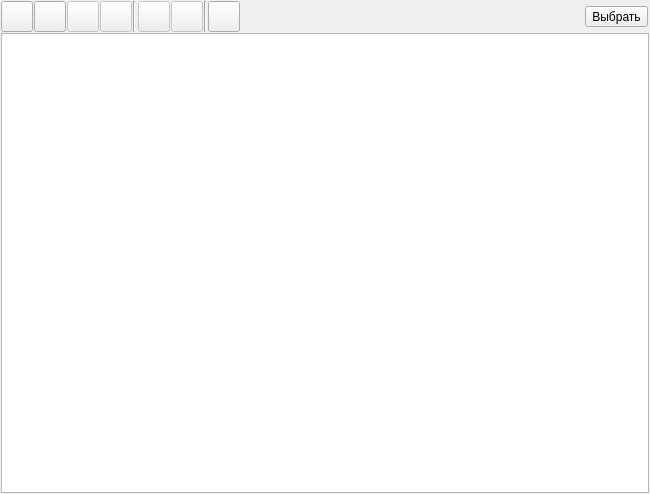
<?xml version="1.0" encoding="UTF-8"?>
<ui version="4.0">
 <class>FormNewsGroups</class>
 <widget class="QDialog" name="FormNewsGroups">
  <property name="geometry">
   <rect>
    <x>0</x>
    <y>0</y>
    <width>650</width>
    <height>494</height>
   </rect>
  </property>
  <property name="windowTitle">
   <string>Категории новостей</string>
  </property>
  <layout class="QGridLayout" name="gridLayout">
   <property name="leftMargin">
    <number>1</number>
   </property>
   <property name="topMargin">
    <number>1</number>
   </property>
   <property name="rightMargin">
    <number>1</number>
   </property>
   <property name="bottomMargin">
    <number>1</number>
   </property>
   <property name="spacing">
    <number>1</number>
   </property>
   <item row="0" column="0">
    <widget class="QToolButton" name="toolButtonAddGroup">
     <property name="enabled">
      <bool>true</bool>
     </property>
     <property name="sizePolicy">
      <sizepolicy hsizetype="Preferred" vsizetype="Preferred">
       <horstretch>0</horstretch>
       <verstretch>0</verstretch>
      </sizepolicy>
     </property>
     <property name="minimumSize">
      <size>
       <width>0</width>
       <height>0</height>
      </size>
     </property>
     <property name="text">
      <string/>
     </property>
     <property name="icon">
      <iconset resource="../res.qrc">
       <normaloff>:/32/icons/32x32/add.png</normaloff>:/32/icons/32x32/add.png</iconset>
     </property>
     <property name="iconSize">
      <size>
       <width>24</width>
       <height>24</height>
      </size>
     </property>
     <property name="toolButtonStyle">
      <enum>Qt::ToolButtonIconOnly</enum>
     </property>
    </widget>
   </item>
   <item row="3" column="0" colspan="13">
    <widget class="QTreeView" name="treeViewGroupsNews"/>
   </item>
   <item row="0" column="3">
    <widget class="QToolButton" name="toolButtonDeleteGroup">
     <property name="enabled">
      <bool>false</bool>
     </property>
     <property name="sizePolicy">
      <sizepolicy hsizetype="Preferred" vsizetype="Preferred">
       <horstretch>0</horstretch>
       <verstretch>0</verstretch>
      </sizepolicy>
     </property>
     <property name="minimumSize">
      <size>
       <width>0</width>
       <height>0</height>
      </size>
     </property>
     <property name="text">
      <string/>
     </property>
     <property name="icon">
      <iconset resource="../res.qrc">
       <normaloff>:/32/icons/32x32/delete.png</normaloff>:/32/icons/32x32/delete.png</iconset>
     </property>
     <property name="iconSize">
      <size>
       <width>24</width>
       <height>24</height>
      </size>
     </property>
    </widget>
   </item>
   <item row="0" column="2">
    <widget class="QToolButton" name="toolButtonEditGroup">
     <property name="enabled">
      <bool>false</bool>
     </property>
     <property name="sizePolicy">
      <sizepolicy hsizetype="Preferred" vsizetype="Preferred">
       <horstretch>0</horstretch>
       <verstretch>0</verstretch>
      </sizepolicy>
     </property>
     <property name="minimumSize">
      <size>
       <width>0</width>
       <height>0</height>
      </size>
     </property>
     <property name="text">
      <string/>
     </property>
     <property name="icon">
      <iconset resource="../res.qrc">
       <normaloff>:/32/icons/32x32/edit.png</normaloff>:/32/icons/32x32/edit.png</iconset>
     </property>
     <property name="iconSize">
      <size>
       <width>24</width>
       <height>24</height>
      </size>
     </property>
    </widget>
   </item>
   <item row="0" column="11">
    <widget class="QToolButton" name="toolButtonSelect">
     <property name="minimumSize">
      <size>
       <width>0</width>
       <height>0</height>
      </size>
     </property>
     <property name="text">
      <string>Выбрать</string>
     </property>
     <property name="icon">
      <iconset resource="../res.qrc">
       <normaloff>:/64/icons/64x64/select.png</normaloff>:/64/icons/64x64/select.png</iconset>
     </property>
     <property name="iconSize">
      <size>
       <width>24</width>
       <height>24</height>
      </size>
     </property>
     <property name="toolButtonStyle">
      <enum>Qt::ToolButtonTextBesideIcon</enum>
     </property>
    </widget>
   </item>
   <item row="0" column="6">
    <widget class="QToolButton" name="toolButtonMoveUp">
     <property name="enabled">
      <bool>false</bool>
     </property>
     <property name="sizePolicy">
      <sizepolicy hsizetype="Preferred" vsizetype="Preferred">
       <horstretch>0</horstretch>
       <verstretch>0</verstretch>
      </sizepolicy>
     </property>
     <property name="toolTip">
      <string>Порядок сортировки - выше</string>
     </property>
     <property name="text">
      <string/>
     </property>
     <property name="icon">
      <iconset resource="../res.qrc">
       <normaloff>:/32/icons/32x32/up.png</normaloff>:/32/icons/32x32/up.png</iconset>
     </property>
     <property name="iconSize">
      <size>
       <width>24</width>
       <height>24</height>
      </size>
     </property>
    </widget>
   </item>
   <item row="0" column="9">
    <widget class="QToolButton" name="toolButtonRefresh">
     <property name="sizePolicy">
      <sizepolicy hsizetype="Preferred" vsizetype="Preferred">
       <horstretch>0</horstretch>
       <verstretch>0</verstretch>
      </sizepolicy>
     </property>
     <property name="toolTip">
      <string>Обновить группы</string>
     </property>
     <property name="text">
      <string/>
     </property>
     <property name="icon">
      <iconset resource="../res.qrc">
       <normaloff>:/32/icons/32x32/refresh.png</normaloff>:/32/icons/32x32/refresh.png</iconset>
     </property>
     <property name="iconSize">
      <size>
       <width>24</width>
       <height>24</height>
      </size>
     </property>
    </widget>
   </item>
   <item row="0" column="7">
    <widget class="QToolButton" name="toolButtonMoveDown">
     <property name="enabled">
      <bool>false</bool>
     </property>
     <property name="toolTip">
      <string>Порядок сортировки - ниже</string>
     </property>
     <property name="text">
      <string/>
     </property>
     <property name="icon">
      <iconset resource="../res.qrc">
       <normaloff>:/32/icons/32x32/down.png</normaloff>:/32/icons/32x32/down.png</iconset>
     </property>
     <property name="iconSize">
      <size>
       <width>24</width>
       <height>24</height>
      </size>
     </property>
    </widget>
   </item>
   <item row="0" column="10">
    <spacer name="horizontalSpacer">
     <property name="orientation">
      <enum>Qt::Horizontal</enum>
     </property>
     <property name="sizeHint" stdset="0">
      <size>
       <width>434</width>
       <height>20</height>
      </size>
     </property>
    </spacer>
   </item>
   <item row="0" column="4">
    <widget class="Line" name="line">
     <property name="orientation">
      <enum>Qt::Vertical</enum>
     </property>
    </widget>
   </item>
   <item row="0" column="8">
    <widget class="Line" name="line_2">
     <property name="orientation">
      <enum>Qt::Vertical</enum>
     </property>
    </widget>
   </item>
   <item row="0" column="1">
    <widget class="QToolButton" name="toolButtonAddSubGroup">
     <property name="enabled">
      <bool>true</bool>
     </property>
     <property name="sizePolicy">
      <sizepolicy hsizetype="Preferred" vsizetype="Preferred">
       <horstretch>0</horstretch>
       <verstretch>0</verstretch>
      </sizepolicy>
     </property>
     <property name="minimumSize">
      <size>
       <width>0</width>
       <height>0</height>
      </size>
     </property>
     <property name="text">
      <string/>
     </property>
     <property name="icon">
      <iconset resource="../res.qrc">
       <normaloff>:/32/icons/32x32/add_sub.png</normaloff>:/32/icons/32x32/add_sub.png</iconset>
     </property>
     <property name="iconSize">
      <size>
       <width>24</width>
       <height>24</height>
      </size>
     </property>
     <property name="toolButtonStyle">
      <enum>Qt::ToolButtonIconOnly</enum>
     </property>
    </widget>
   </item>
  </layout>
  <action name="actionAddGroup">
   <property name="icon">
    <iconset resource="../res.qrc">
     <normaloff>:/32/icons/32x32/add.png</normaloff>:/32/icons/32x32/add.png</iconset>
   </property>
   <property name="text">
    <string>Добавить</string>
   </property>
   <property name="toolTip">
    <string>Добавить новую группу</string>
   </property>
  </action>
  <action name="actionEditGroup">
   <property name="icon">
    <iconset resource="../res.qrc">
     <normaloff>:/32/icons/32x32/edit.png</normaloff>:/32/icons/32x32/edit.png</iconset>
   </property>
   <property name="text">
    <string>Редактировать</string>
   </property>
   <property name="toolTip">
    <string>Редактировать группу</string>
   </property>
  </action>
  <action name="actionAddSubGroup">
   <property name="icon">
    <iconset resource="../res.qrc">
     <normaloff>:/32/icons/32x32/add_sub.png</normaloff>:/32/icons/32x32/add_sub.png</iconset>
   </property>
   <property name="text">
    <string>Добавить подгруппу</string>
   </property>
   <property name="toolTip">
    <string>Добавить новую подгруппу</string>
   </property>
  </action>
  <action name="actionDeleteGroups">
   <property name="icon">
    <iconset resource="../res.qrc">
     <normaloff>:/32/icons/32x32/delete.png</normaloff>:/32/icons/32x32/delete.png</iconset>
   </property>
   <property name="text">
    <string>Удалить</string>
   </property>
   <property name="toolTip">
    <string>Удалить выбранные группы</string>
   </property>
  </action>
  <action name="actionSelect">
   <property name="icon">
    <iconset resource="../res.qrc">
     <normaloff>:/64/icons/64x64/select.png</normaloff>:/64/icons/64x64/select.png</iconset>
   </property>
   <property name="text">
    <string>Выбрать</string>
   </property>
   <property name="toolTip">
    <string>Выбрать выделенные группы</string>
   </property>
  </action>
 </widget>
 <resources>
  <include location="../res.qrc"/>
 </resources>
 <connections/>
</ui>
